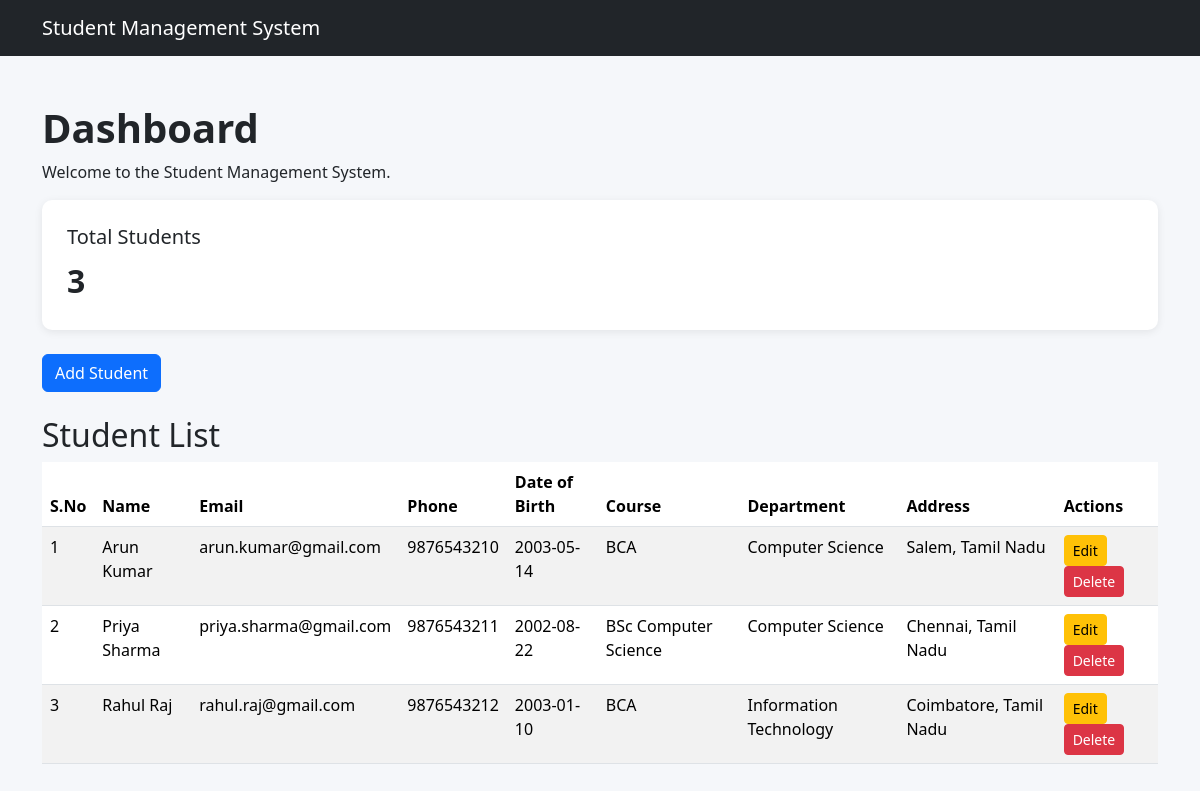
The page / on the database its author committed.
### tables this page shows
CREATE TABLE `students` (
  `id` int(11) NOT NULL,
  `name` varchar(100) NOT NULL,
  `email` varchar(100) NOT NULL,
  `phone` varchar(15) NOT NULL,
  `date_of_birth` date NOT NULL,
  `course` varchar(100) NOT NULL,
  `department` varchar(100) NOT NULL,
  `address` text NOT NULL
);

### index.php (the view, shortened to what this page needs)
<?php
include "db.php";
$sql = "SELECT COUNT(*) AS total FROM students";
$result = $conn->query($sql);
$data = $result->fetch_assoc();
$totalStudents = $data["total"];
$sql = "SELECT * FROM students";
$result = $conn->query($sql);
?>
<!DOCTYPE html>
<html lang="en">
<head>
    <link
        href="https://cdn.jsdelivr.net/npm/bootstrap@5.3.3/dist/css/bootstrap.min.css"
        rel="stylesheet"
    >
    <link rel="stylesheet" href="css/style.css">
</head>
<body>
    <nav class="navbar navbar-dark bg-dark">
        <div class="container">
            <a class="navbar-brand" href="index.php">
                Student Management System
            </a>
        </div>
    </nav>
    <div class="container mt-5">
        <h1>Dashboard</h1>
        <p>Welcome to the Student Management System.</p>
        <div class="dashboard-card mb-4">
            <h5>Total Students</h5>
            <div class="total-number">
                <?php echo $totalStudents; ?>
            </div>
        </div>
        <a href="add.php" class="btn btn-primary mb-4">
            Add Student
        </a>
        <h2>Student List</h2>
        <div class="table-responsive">
            <table class="table table-striped table-hover">
                <thead>
                    <tr>
                        <th>S.No</th>
                        <th>Name</th>
                        <th>Email</th>
                        <th>Phone</th>
                        <th>Date of Birth</th>
                        <th>Course</th>
                        <th>Department</th>
                        <th>Address</th>
                        <th>Actions</th>
                    </tr>
                </thead>
                <tbody>
                    <?php
                    $number = 1;
                    while ($student = $result->fetch_assoc()) {
                    ?>
                        <tr>
                            <td>
                                <?php echo $number; ?>
                            </td>
                            <td>
                                <?php echo $student["name"]; ?>
                            </td>
                            <td>
                                <?php echo $student["email"]; ?>
                            </td>
                            <td>
                                <?php echo $student["phone"]; ?>
                            </td>
                            <td>
                                <?php echo $student["date_of_birth"]; ?>
                            </td>
                            <td>
                                <?php echo $student["course"]; ?>
                            </td>
                            <td>
                                <?php echo $student["department"]; ?>
                            </td>
                            <td>
                                <?php echo $student["address"]; ?>
                            </td>
                            <td>
                                <a
                                    href="edit.php?id=<?php echo $student["id"]; ?>"
                                    class="btn btn-warning btn-sm"
                                >
                                    Edit
                                </a>
                                <a
                                    href="delete.php?id=<?php echo $student["id"]; ?>"
                                    class="btn btn-danger btn-sm"
                                    onclick="return confirm('Are you sure you want to delete this student?');"
                                >
                                    Delete
                                </a>
                            </td>
                        </tr>
                        <?php
                        $number++;
                    }
                    ?>
                </tbody>
            </table>
        </div>
    </div>
</body>
</html>

### css/style.css (style rules this page uses)
body { background-color: #f5f7fa; }
h1 { color: #212529; font-weight: 600; }
.dashboard-card { background-color: white; padding: 25px; border-radius: 10px; box-shadow: 0 2px 8px rgba(0, 0, 0, 0.08); }
.total-number { font-size: 32px; font-weight: 600; }

### rows shown on the page
students: name "Arun Kumar", email "arun.kumar@gmail.com", phone "9876543210", date_of_birth "2003-05-14", course "BCA", department "Computer Science", address "Salem, Tamil Nadu"
students: name "Priya Sharma", email "priya.sharma@gmail.com", phone "9876543211", date_of_birth "2002-08-22", course "BSc Computer Science", department "Computer Science", address "Chennai, Tamil Nadu"
students: name "Rahul Raj", email "rahul.raj@gmail.com", phone "9876543212", date_of_birth "2003-01-10", course "BCA", department "Information Technology", address "Coimbatore, Tamil Nadu"

### other values the page prints
$totalStudents "3"
